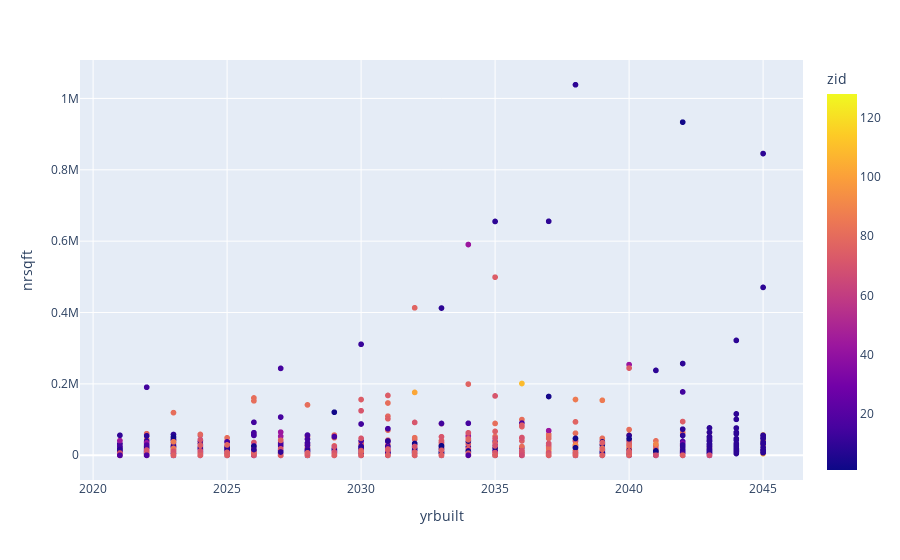

The code cell stored with this chart in its notebook:
### Code cell
fig = px.scatter(parcel_data, x='yrbuilt', y='nrsqft', color='zid')
fig.show()

### Figure 1 — Plotly figure (JSON) as saved in the notebook; plotly's stock layout.template omitted (floating-point values rounded to 4 significant figures; data arrays with more than 128 entries replaced by an {"elided": "..."} marker saying what was removed)
{"data": [{"hovertemplate": "yrbuilt=%{x}<br>nrsqft=%{y}<br>zid=%{marker.color}<extra></extra>", "legendgroup": "", "marker": {"color": {"elided": "2703 int values"}, "coloraxis": "coloraxis", "symbol": "circle"}, "mode": "markers", "name": "", "showlegend": false, "type": "scattergl", "x": {"elided": "2703 int values"}, "xaxis": "x", "y": {"elided": "2703 int values"}, "yaxis": "y"}], "layout": {"coloraxis": {"colorbar": {"title": {"text": "zid"}}, "colorscale": [[0, "#0d0887"], [0.1111, "#46039f"], [0.2222, "#7201a8"], [0.3333, "#9c179e"], [0.4444, "#bd3786"], [0.5556, "#d8576b"], [0.6667, "#ed7953"], [0.7778, "#fb9f3a"], [0.8889, "#fdca26"], [1, "#f0f921"]]}, "legend": {"tracegroupgap": 0}, "margin": {"t": 60}, "xaxis": {"anchor": "y", "domain": [0, 1], "title": {"text": "yrbuilt"}}, "yaxis": {"anchor": "x", "domain": [0, 1], "title": {"text": "nrsqft"}}}}
